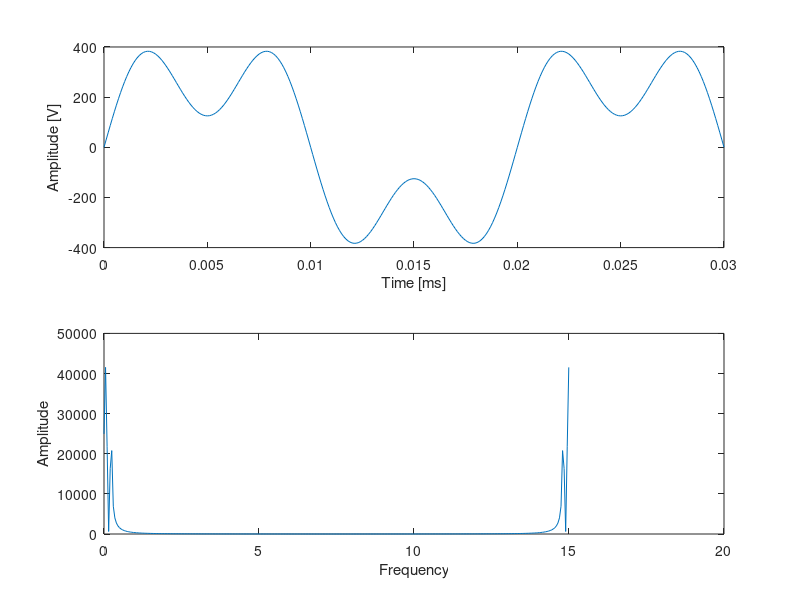

Recreate this plot in MATLAB.
%
% Inject a third harmonic on a modulation wave
% in order to improve DC-link utilization.
%
Vamp = 230 * sqrt(2);
k = 200;
f = 50;

t = 0:0.0001:0.03;
y = Vamp*sin(2*pi*f*t) + k*sin(2*pi*3*f*t);

subplot (2, 1, 1);
plot(t,y);
xlabel("Time [ms]")
ylabel("Amplitude [V]")

subplot (2, 1, 2);

%TODO: Læra å bruka fft funksjonen.

freq = 1000*t*1000/2001;

fourier = fft(y);
plot(freq,abs(fourier))

xlabel("Frequency")
ylabel("Amplitude")
